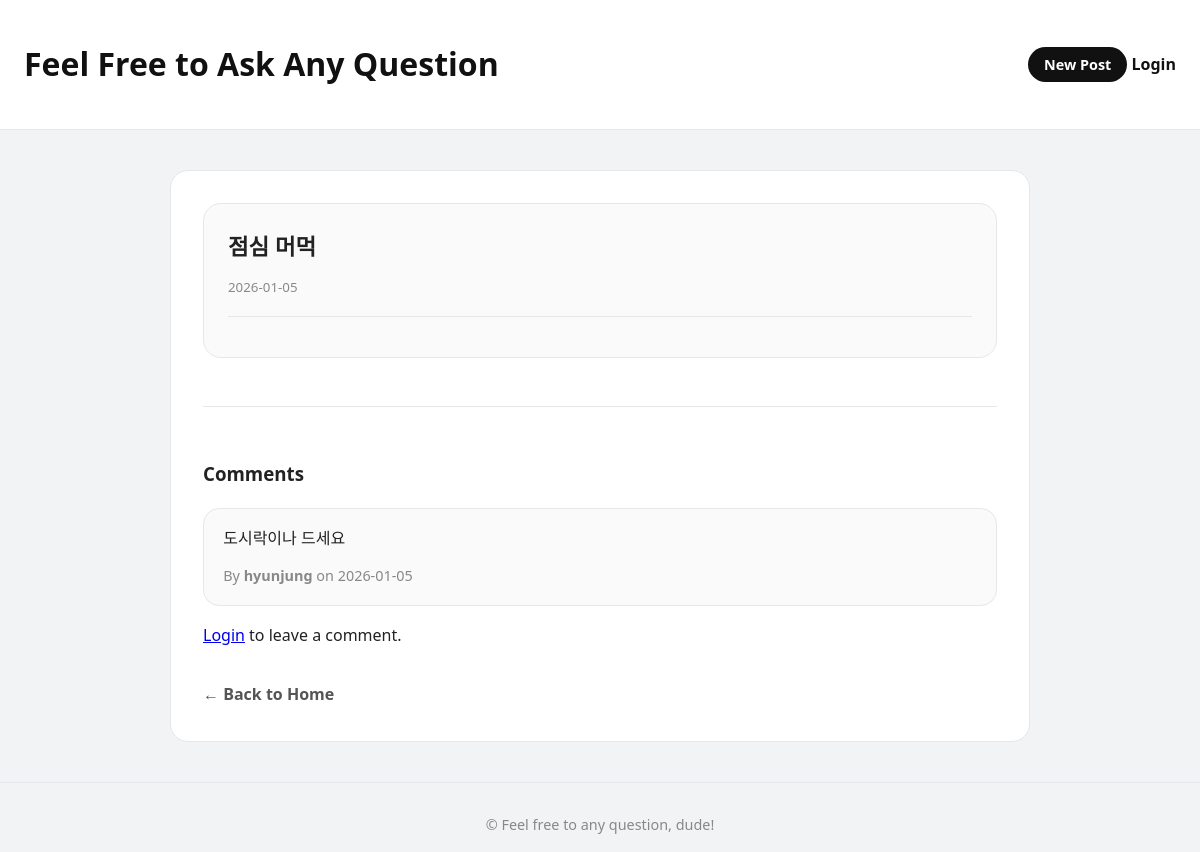
The app's page /posts/8aac11feaac54e7a9270a7ec899d09f1, older data.
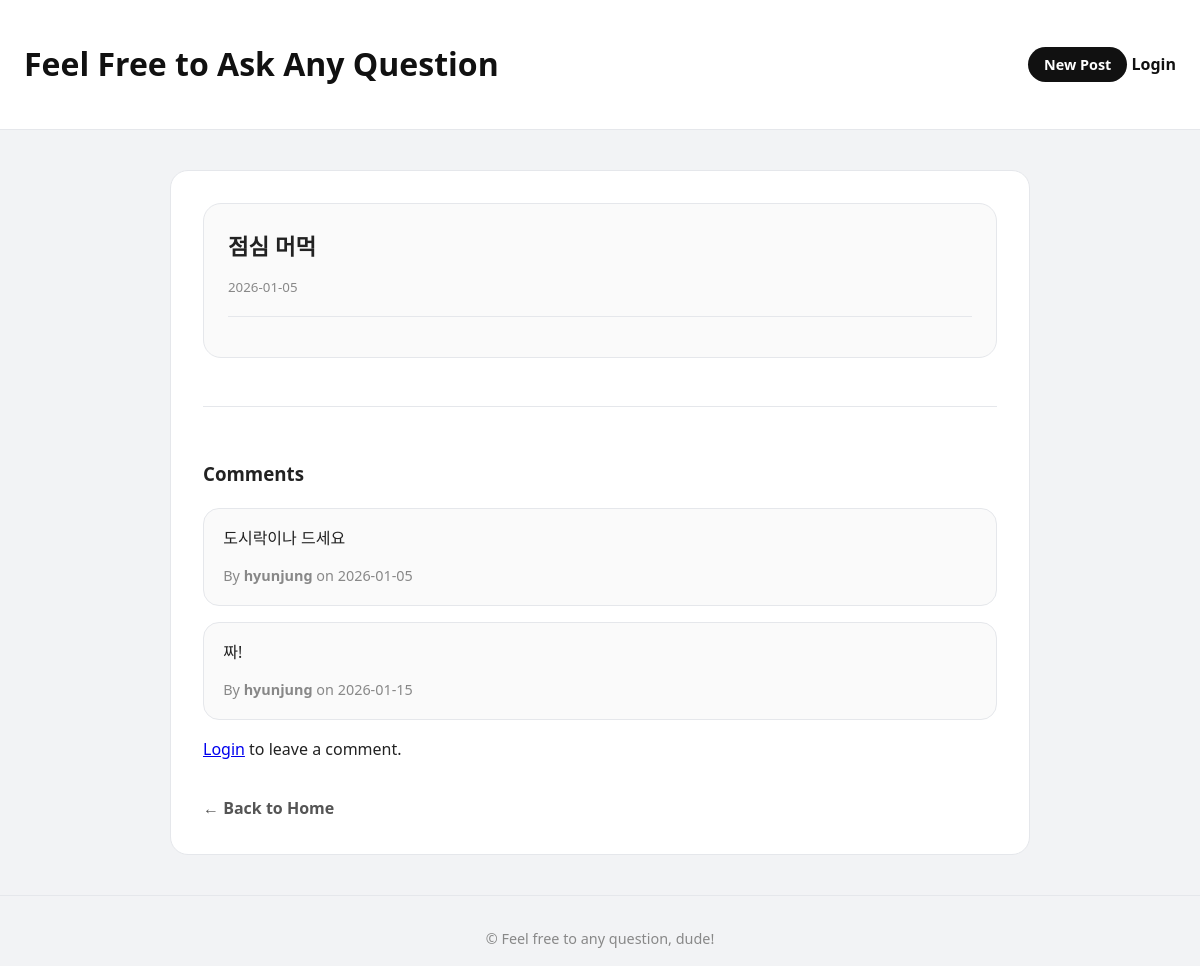
The same page, newer data.
### models.py (models this page shows)
class Comment(SQLModel, table=True):
    id: uuid.UUID = Field(default_factory=uuid.uuid4, primary_key=True)
    content: str
    created_at: datetime = Field(default_factory=datetime.now, nullable=False)
    post_id: uuid.UUID = Field(foreign_key="post.id", index=True)
    user_id: uuid.UUID = Field(foreign_key="user.id", index=True)
    post: Optional[Post] = Relationship(back_populates="comments")
    user: Optional[User] = Relationship(back_populates="comments")

class User(SQLModel, table=True):
    id: uuid.UUID = Field(default_factory=uuid.uuid4, primary_key=True)
    username: str = Field(unique=True, index=True)
    password: str # 저장된 비밀번호는 암호화된 해시로 들어감.
    comments: List["Comment"] = Relationship(back_populates="user")

### main.py (the view)
@app.get("/posts/{post_id}", response_class=HTMLResponse)
def get_post_by_id(
    request: Request,
    post_id: uuid.UUID,
    session: Session = Depends(get_session),
    user: dict | None = Depends(get_user_from_session)
):
    post = session.get(Post, post_id)
    comments = comments_service.get_comments_by_post_id(post_id, session)
    return templates.TemplateResponse(
        "post.html",
        {
            "request": request,
            "post": post,
            "title": post.question,
            "user": user,
            "comments" : comments
        }
    )

### templates/post.html (shortened to what this page needs)
{% include "_header.html" %}
<article class="post-detail">
  <h1>{{ post.question }}</h1>
  <small>{{ post.created_at.strftime('%Y-%m-%d') }}</small>
  <div class="post-content">
  </div>
</article>
<section class="comments-section">
  <h3>Comments</h3>
  <div class="comment-list">
    {% if comments %}
      {% for comment in comments %}
      <div class="comment-item">
        <p class="comment-content">{{ comment.content }}</p>
        <small>
          By <strong>{{ comment.user.username }}</strong> on {{ comment.created_at.strftime('%Y-%m-%d') }}
        </small>
      </div>
      {% endfor %}
    {% else %}
      <p>답변을 기다려주십시오.</p>
    {% endif %}
  </div>
  {% if user %}
  <form action="/posts/{{ post.id }}/comments" method="POST" class="comment-form">
    <h4>Leave a Comment</h4>
    <div class="form-group">
      <textarea name="content" rows="4" placeholder="답변을 입력하십시오" required></textarea>
    </div>
    <button type="submit">Submit Comment</button>
  </form>
  {% else %}
  <p><a href="/auth/login">Login</a> to leave a comment.</p>
  {% endif %}
</section>
<a href="/posts" class="back-link">&larr; Back to Home</a>
{% include "_footer.html" %}

Row changes from the older to the newer data that the page shows:
added Comment: content "짜!", user.username "hyunjung", created_at "2026-01-15"
